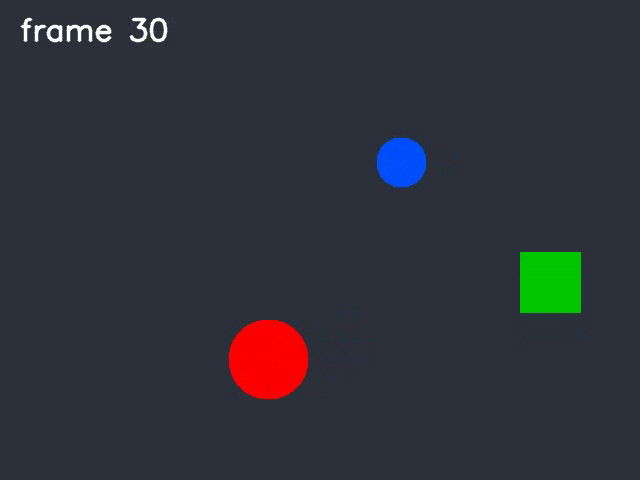
#> input picture frame 30 of day04/practice_video.mp4, 640 x 480 px, given in place of the camera
$ python step7.py
#> lines starting #> are read from the running program, lines starting #| are printed output that depends on the picture
import cv2
import os

cap = cv2.VideoCapture(0)
if not cap.isOpened():
    print("ERROR: could not open the camera")
    raise SystemExit

fps = cap.get(cv2.CAP_PROP_FPS)
if fps <= 0:
    fps = 30

ret, frame = cap.read()
#> frame is the input picture: shape (480, 640, 3); mean B, G, R 58.3, 50, 46.4
h, w = frame.shape[:2]
#> h = 480; w = 640
print("frame size (w, h):", (w, h), " fps:", fps)
#| frame size (w, h): (640, 480)  fps: 30.0

fourcc = cv2.VideoWriter_fourcc(*"mp4v")
out = cv2.VideoWriter("clip.mp4", fourcc, fps, (w, h))
print("writer opened:", out.isOpened())
#| writer opened: True

total = int(5 * fps)               # 5 seconds of frames
count = 0
while count < total:
    ret, frame = cap.read()
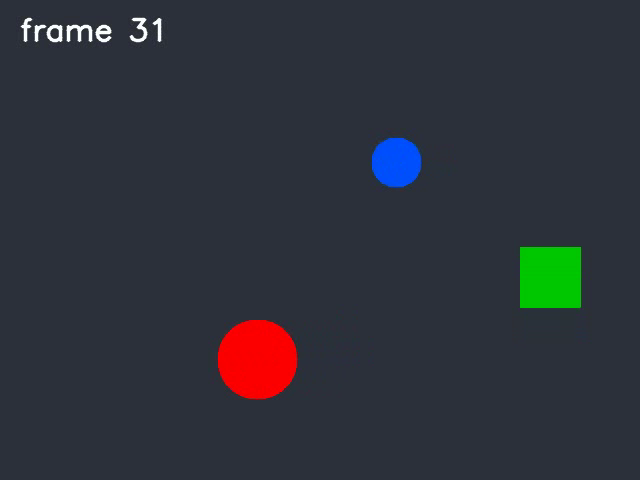
#> input picture frame 31 of day04/practice_video.mp4, 640 x 480 px, given in place of the camera
#> frame is the input picture: shape (480, 640, 3); mean B, G, R 58.2, 49.9, 46.3
    if not ret:
        break
    frame = cv2.flip(frame, 1)
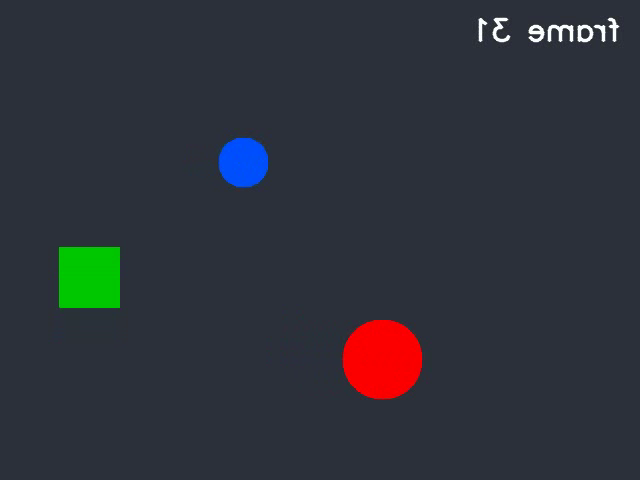
#> frame: shape (480, 640, 3); mean B, G, R 58.2, 49.9, 46.3
    cv2.circle(frame, (30, 30), 10, (0, 0, 255), -1)
    cv2.putText(frame, f"REC {count}", (50, 38), cv2.FONT_HERSHEY_SIMPLEX,
                0.8, (0, 0, 255), 2, cv2.LINE_AA)
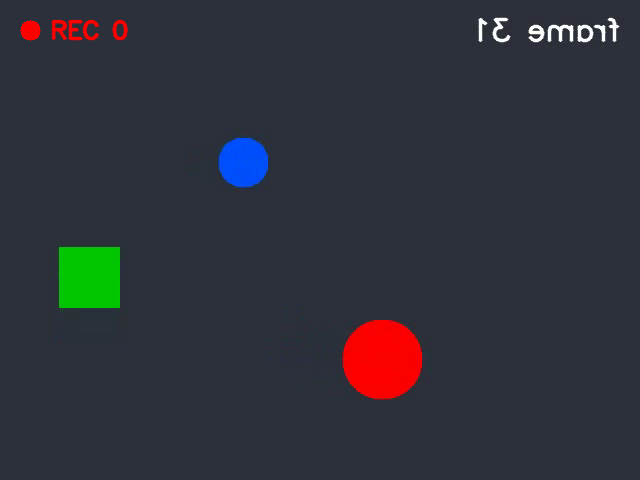
#> frame: shape (480, 640, 3); mean B, G, R 58, 49.8, 47
    out.write(frame)
    cv2.imshow("recording", frame)
    count += 1
    if cv2.waitKey(1) & 0xFF == ord("q"):
#> (key q is pressed here)
        break

out.release()
cap.release()
cv2.destroyAllWindows()

print("frames written:", count)
#> (the run stopped early here; a loop or call above may not have finished)

$ run again, starting later in the video
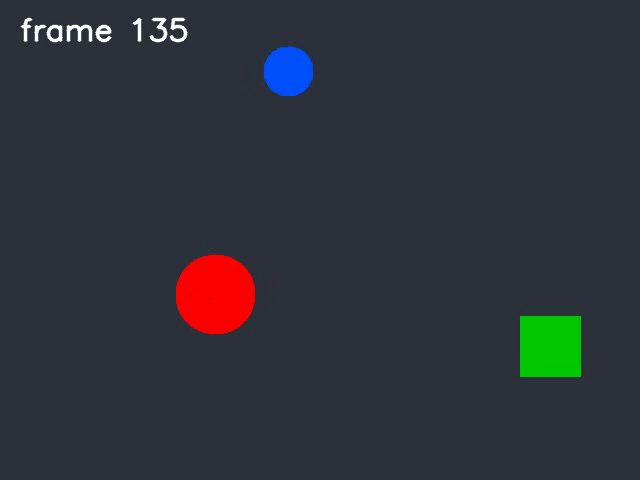
#> input picture frame 135 of day04/practice_video.mp4, 640 x 480 px, given in place of the camera
#> frame is the input picture: shape (480, 640, 3); mean B, G, R 58.3, 50, 46.4
#| frame size (w, h): (640, 480)  fps: 30.0
#| writer opened: True
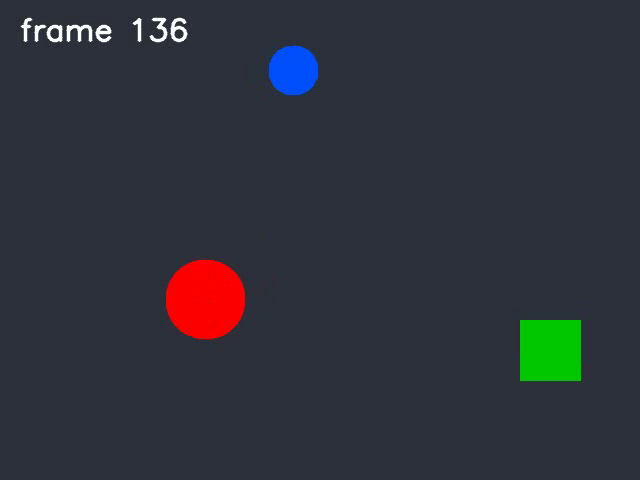
#> input picture frame 136 of day04/practice_video.mp4, 640 x 480 px, given in place of the camera
#> frame is the input picture: shape (480, 640, 3); mean B, G, R 58.4, 50.1, 46.5
#> `cv2.putText(frame, f"REC {count}", (50, 38), cv2.FONT_HERSHEY_SIMPLEX,..`:
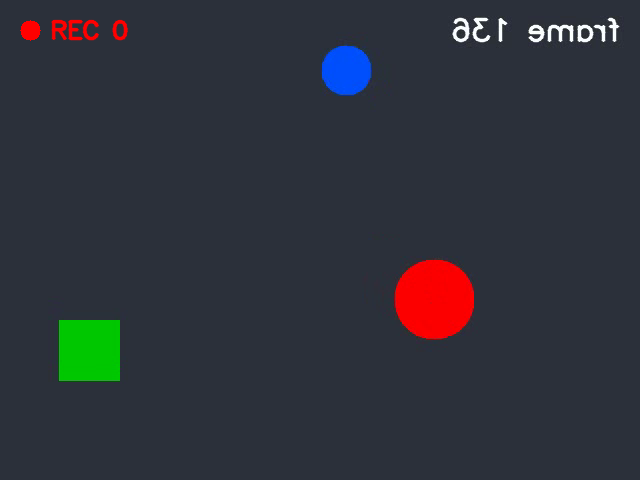
#> frame: shape (480, 640, 3); mean B, G, R 58.2, 49.9, 47.1

$ run again, starting later in the video
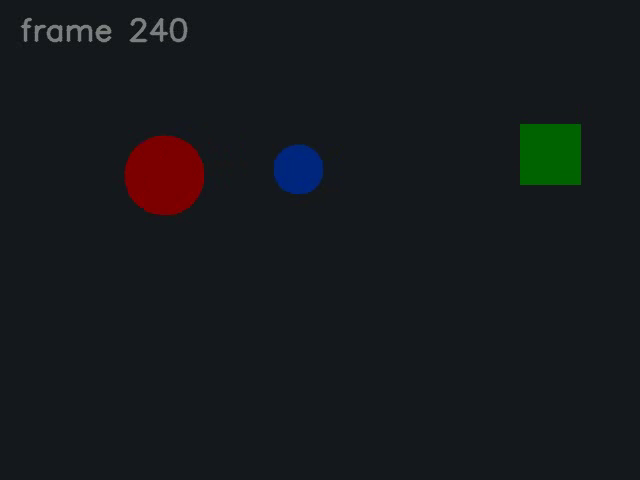
#> input picture frame 240 of day04/practice_video.mp4, 640 x 480 px, given in place of the camera
#> frame is the input picture: shape (480, 640, 3); mean B, G, R 28.2, 25, 21.8
#| frame size (w, h): (640, 480)  fps: 30.0
#| writer opened: True
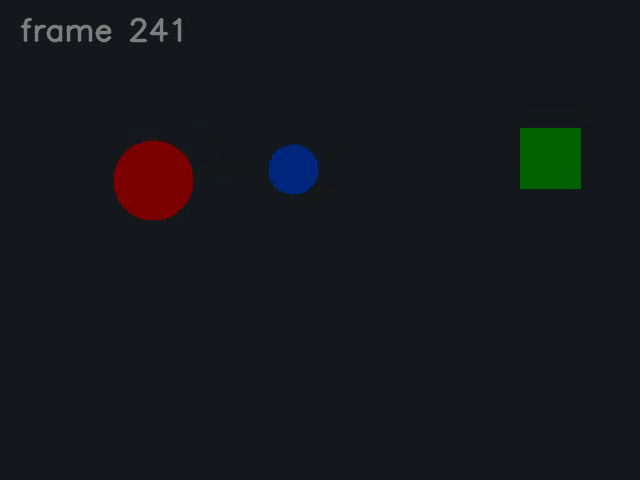
#> input picture frame 241 of day04/practice_video.mp4, 640 x 480 px, given in place of the camera
#> frame is the input picture: shape (480, 640, 3); mean B, G, R 28.2, 25, 21.7
#> `cv2.putText(frame, f"REC {count}", (50, 38), cv2.FONT_HERSHEY_SIMPLEX,..`:
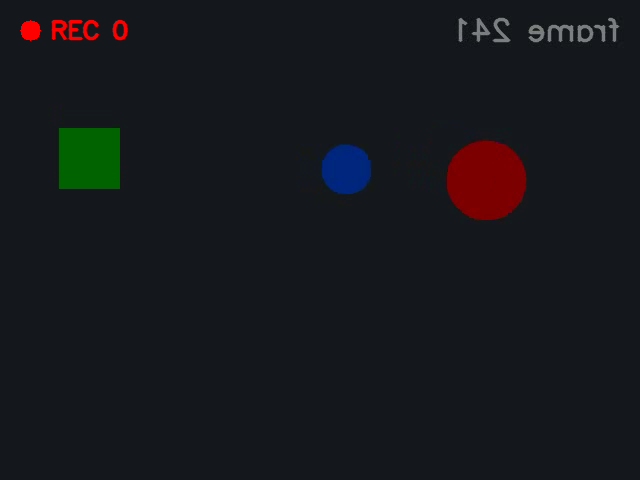
#> frame: shape (480, 640, 3); mean B, G, R 28.1, 24.9, 22.5
